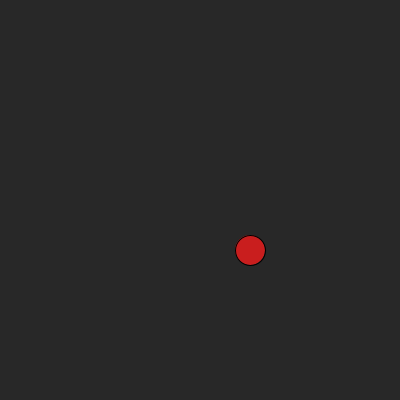
Frame 1 (no input)
Frame 60 (the mouse pressed at the canvas centre just before this capture): identical to frame 1, image omitted
Frame 120 (the mouse held since frame 60 and released just before this capture): identical to frame 1, image omitted

The Processing sketch that drew this single still picture (run headless with seeded random() and noise(); from frame 60 on, the mouse is pressed at the canvas centre):

// Processing sketch: slippery_dot
// ── slippery_dot.pde
/*** When you are done, this program will draw an ellipse 
     that jumps to new location each time you click on it.
***/
 
 // 1. Create three integer variables to represent the x, y, and the size of the ellipse
int x=250;
int y=250;
    void setup() {
      // 2. Set the size of your sketch
    size(400,400);
  
  
  }
   
    void draw() {
    background(40,40,40);  
      // 3. Set the background color of your sketch
      fill(#C91E1E);
      // 4. Draw an ellipse using the variables created at the top of the sketch for the location and size of your ellipse. 
      //    Make sure it fits in the window. Change the variables if it does not.
    ellipse(x,y,30,30);
    
    }
    
    /******** This method gets called automatically when you press the mouse ************/
    void mousePressed() {
   
      int distance=    getDistanceFromMouse(x,y);
      if (distance<30)
    {
x=(int)random(width);
y=(int)random(height);
    }
      //5. Create an integer variable called distance
      
      //6. The getDistanceFromMouse() method below returns a number.
      //   Set the value of your distance variable to the value returned by the getDistance method
      //   You will need to pass the x and y location of your ellipse to this method.
        
          
      //7.  Use an if statement to check if your distance variable is < the radius of the ellipse
      //    If it is, make a new x AND y for the ellipse, for a new random location on the window
      //    Hint: Use code like this      x = (int) random(width);
       
      
    }
    
    /********  This method gives you the number of pixels between the mouse and the x,y point ***********/
    int getDistanceFromMouse(int x, int y) {
      return (int)Math.sqrt(Math.pow((mouseX-x),2) + Math.pow((mouseY-y),2));
    }
